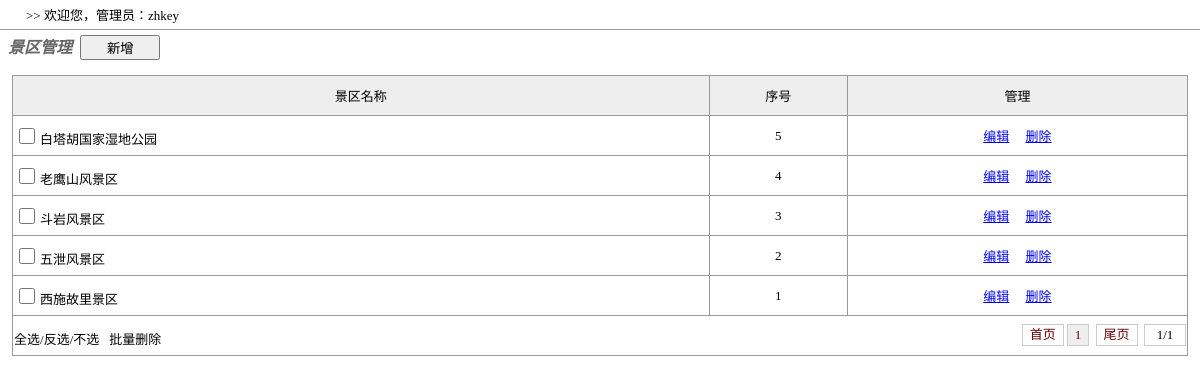
Screenshot of /admin_scenicspot.php (signed in) with the database file from the repository.
### tables this page shows
CREATE TABLE `user` (
  `id` int(11) NOT NULL,
  `username` varchar(255) NOT NULL,
  `password` varchar(64) NOT NULL,
  `age` varchar(3) DEFAULT NULL,
  `gender` varchar(12) DEFAULT NULL
);

CREATE TABLE `scenicspot` (
  `id` int(11) NOT NULL,
  `title` varchar(255) DEFAULT NULL,
  `sort` int(11) DEFAULT '0'
);

### include/db.php (called while the page is built, shortened)
<?php
  include_once("include/function.php");
  if(isset($_SESSION['adminname'])&&$_SESSION['adminname'])  getadmin();
?>

### admin_scenicspot.php (the view, shortened to what this page needs)
<?php
include_once("admin_head.php");
$action=isset($_GET['action'])?$_GET['action']:"list";
switch($action){
		?>
		<?php
	case "list":
		echo "<form style='padding:0px;margin:0px;' action='?action=list' method='post'>
		<span class='status'>&nbsp;&nbsp;<i>景区管理</i></span>
		<input type='button' onclick=\"location='?action=insert'\" value='新增'></form>";
		$countsql="select count(*) from  scenicspot";
		$pagesql="select * from scenicspot order by sort desc,id desc";
		$bottom="?action=list";
		$datasql=page($countsql,$pagesql,$bottom,15);
		echo "<form name='delform' id='delform' action='?action=alldel' method='post' class='margin0'>
		<table style='width:98%;' align='center'>";
		if($datasql){
			echo "<tr  bgcolor='#eeeeee' height='30' align='center'><td>景区名称</td><td>序号</td><td>管理</td></tr>";
			while($rs=fetch($datasql[1])){
				echo "<tr height='30' onmouseover=\"this.bgColor = '{$W['tr_color']}'\" onmouseout=\"this.bgColor = ''\">
				  <td align='left'><input   type=checkbox value='{$rs['id']}'  name='allidd[]' id='allidd'>{$rs['title']}</td>
				  <td align='center'>{$rs['sort']}</td>
				  <td align='center'>
				  <a href='?action=insert&id={$rs['id']}'>编辑</a>  &nbsp; &nbsp;
				  <a href='javascript:ask(\"?action=alldel&id={$rs['id']}\")'>删除</a>
				  </td>
				  </tr>";
			}
			echo "<tr><td colspan=5 align='right'>
						 <div style='width:280px;float:left'>{$datasql['pl']}{$datasql['pldelete']}</div>
						 <div  style='float:right'>{$datasql[2]}</div>
						 <div style='clear:both;'></div>
			</td></tr>";
		}
		echo "</table></form>";
	break;
}
include_once("admin_foot.php");
?>

### admin_head.php (shortened to what this page needs)
<?php
include_once('include/db.php');
?>
<!DOCTYPE html>
<html>
<head>
<link href="img/inc.css?v4" rel="stylesheet" />
<body style="background-image:url(); background-color:#fff">
<section class='welcome'> >> 欢迎您，<?php echo $A['username']?"管理员：".$A['username']:"请登录后使用后台"?></section>

### img/inc.css (style rules this page uses)
body { margin:0px;font-size:13px; background-image:url(bg.jpg?v2);background-attachment:fixed; background-repeat: no-repeat; background-size:100% 100%;-webkit-box-sizing:boder-box;-moz-box-sizing:boder-box;box-sizing:boder-box; }
table { border-collapse:collapse;border:1px #999 solid; margin:10px auto }
table tr { height:40px; }
table td { border-collapse:collapse; border:1px #999 solid; }
input,select,textarea { margin:5px; height:25px; }
input[type=submit],input[type=button] { width:80px; }
input[type=checkbox],input[type=radio] { width:16px;height:16px }
.status { font-size:16px; font-weight:bold; color:#666; font-style: italic }
.welcome { padding:5px 0px 5px 0px; border-bottom:solid 1px #999; text-indent:2em }

### rows the page displays
user: username "zhkey"
scenicspot: title "白塔胡国家湿地公园", sort "5"
scenicspot: title "老鹰山风景区", sort "4"
scenicspot: title "斗岩风景区", sort "3"
scenicspot: title "五泄风景区", sort "2"
scenicspot: title "西施故里景区", sort "1"

### other values shown
$page "1"
$total_page "1"
